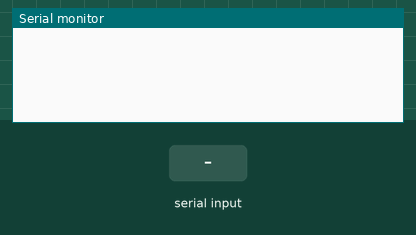
Recording of a sketch running on a simulated Arduino Mega 2560, built with avr-gcc and run on an emulated ATmega2560. Parts: the last lines printed to the serial monitor. The test bench sets the inputs (shaded band).

Above: at 1.2 s.
1.3 s: "Physics: \n" received over the second serial link
At 1.9 s:
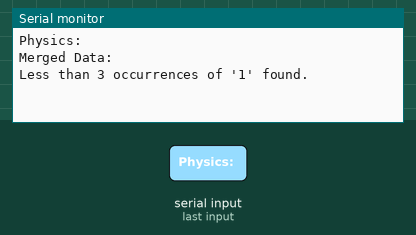
2.8 s: "Engineering: \n" received over the second serial link
At 3.3 s:
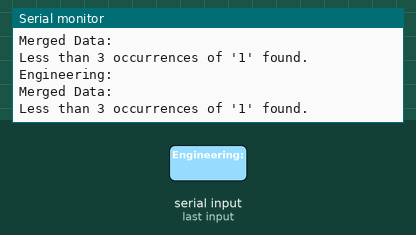
4.3 s: "Mathematics: \n" received over the second serial link
At 5.5 s:
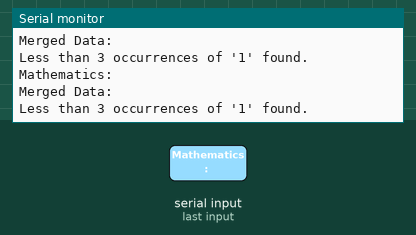
5.8 s: "1\n" received over the second serial link
At 7.1 s:
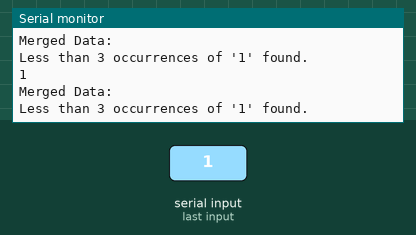

Measured:
- after the input at 1.3 s, the serial monitor: prints a new line at once (image 1)
- after the input at 2.8 s, the serial monitor: prints a new line at once (image 2)
- after the input at 4.3 s, the serial monitor: prints a new line at once (image 3)
- after the input at 5.8 s, the serial monitor: prints a new line at once (image 4)

The sketch:

Merge_Data.ino
```cpp
void setup() {
  Serial.begin(9600);
  Serial3.begin(9600); // Ensure this matches your hardware setup
}

void loop() {
  if (Serial3.available()) {
    String receivedData = Serial3.readStringUntil('\n');
    Serial.println(receivedData);

    // Merge data into a single string
    String mergedData = mergeData(receivedData);
    Serial.println("Merged Data: " + mergedData);

    // Find the indices of the first three occurrences of '1'
    findFirstThreeOnes(mergedData);
  }
}

String mergeData(String data) {
  String mergedData = "";

  int physicsIndex = data.indexOf("Physics: ");
  int engineeringIndex = data.indexOf("Engineering: ");
  int mathematicsIndex = data.indexOf("Mathematics: ");

  if (physicsIndex != -1 && engineeringIndex != -1 && mathematicsIndex != -1) {
    String physicsData = data.substring(physicsIndex + 9, physicsIndex + 14);
    String engineeringData = data.substring(engineeringIndex + 13, engineeringIndex + 18);
    String mathematicsData = data.substring(mathematicsIndex + 13, mathematicsIndex + 18);

    mergedData = physicsData + engineeringData + mathematicsData;
  }

  return mergedData;
}

void findFirstThreeOnes(String data) {
  int count = 0;
  for (int i = 0; i < data.length(); i++) {
    if (data.charAt(i) == '1') {
      Serial.print("Index of '1' #");
      Serial.print(count + 1);
      Serial.print(": ");
      Serial.println(i);

      count++;
      if (count == 3) break;
    }
  }

  if (count < 3) {
    Serial.println("Less than 3 occurrences of '1' found.");
  }
}
```
